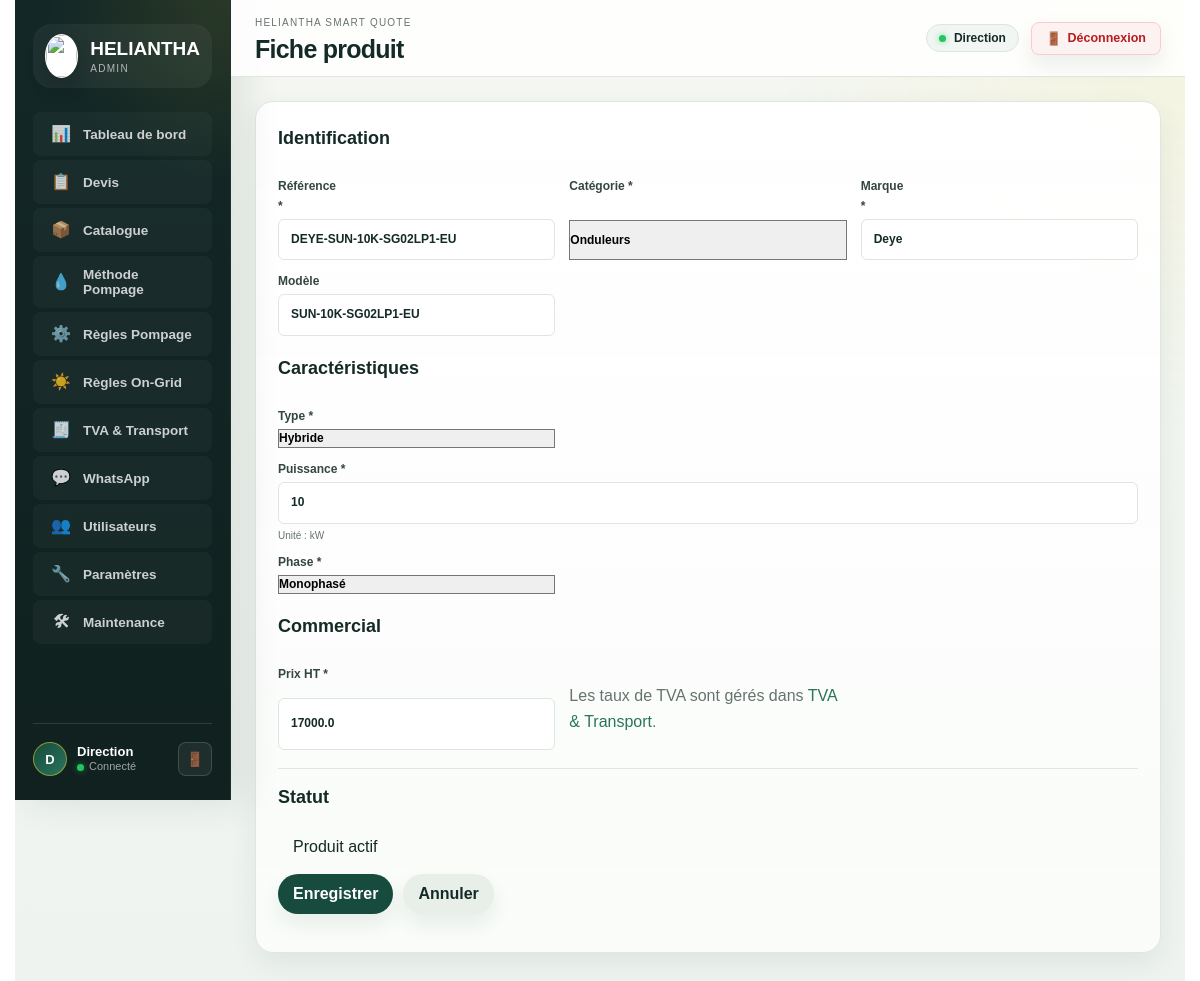
The page /admin/catalogue/202234/edit (signed in) on the database its author committed.
### tables this page shows
CREATE TABLE products (
    id INTEGER PRIMARY KEY AUTOINCREMENT,
    reference TEXT NOT NULL UNIQUE,
    category TEXT NOT NULL,
    subcategory TEXT,
    brand TEXT,
    model TEXT,
    description TEXT,
    power_kw REAL,
    power_w REAL,
    voltage REAL,
    current_amp REAL,
    capacity_kwh REAL,
    capacity_l REAL,
    efficiency REAL,
    technology TEXT,
    technical_specs_json TEXT,
    purchase_price REAL,
    sale_price REAL,
    supplier TEXT,
    stock REAL,
    unit TEXT,
    warranty TEXT,
    vat_rate REAL,
    currency TEXT NOT NULL DEFAULT 'DH',
    datasheet_url TEXT,
    demo INTEGER NOT NULL DEFAULT 0,
    preferred INTEGER NOT NULL DEFAULT 0,
    priority INTEGER NOT NULL DEFAULT 0,
    active INTEGER NOT NULL DEFAULT 1,
    created_at TEXT NOT NULL DEFAULT CURRENT_TIMESTAMP,
    updated_at TEXT NOT NULL DEFAULT CURRENT_TIMESTAMP
);

### app/routes.py (the view, shortened to what this page needs)
@bp.route("/admin/catalogue/<int:product_id>/edit", methods=["GET", "POST"])
def admin_catalog_edit(product_id):
    product = get_product(product_id)
    if not product:
        abort(404)
    errors = {}
    is_ajax = _catalog_is_ajax()
    if request.method == "GET" and (is_ajax or request.args.get("format") == "json"):
        return jsonify({
            "ok": True,
            "success": True,
            "product": _catalog_product_json(product),
        })
    return render_template(
        "admin/catalog_form.html",
        product=_catalog_form_view_product(product),
        errors=errors,
        category_options=category_options(),
        technical_fields=technical_fields_by_category(),
    )

### app/admin_maintenance.py (called while the page is built, shortened)
@bp.app_context_processor
def navigation_context():
    return {"maintenance_available": True}

@bp.before_app_request
def public_maintenance_gate():
    if (request.method == "OPTIONS" or request.path == "/health"
            or request.path == "/admin" or request.path.startswith("/admin/")
            or request.endpoint in {"static", "main.brand_image", "maintenance_public.status"}):
        return None

### app/catalog.py (called while the page is built)
def _token(value: Any) -> str:
    normalized = unicodedata.normalize("NFKD", str(value or "").strip().lower())
    ascii_value = "".join(character for character in normalized if not unicodedata.combining(character))
    return re.sub(r"[^a-z0-9]+", "_", ascii_value).strip("_")

def category_options() -> list[dict[str, str]]:
    return [{"value": key, "label": item["label"]} for key, item in CATALOG_CATEGORIES.items()]

def normalize_category(value: Any) -> str:
    normalized = CATEGORY_ALIASES.get(_token(value))
    if not normalized:
        raise ProductValidationError({"category": "Categorie produit non reconnue."})
    return normalized

def technical_fields_for(category: Any) -> list[dict[str, Any]]:
    try:
        return [dict(field) for field in TECHNICAL_FIELDS.get(normalize_category(category), [])]
    except ProductValidationError:
        return []

def technical_fields_by_category() -> dict[str, list[dict[str, Any]]]:
    return {key: technical_fields_for(key) for key in CATALOG_CATEGORIES}

### app/db.py (called while the page is built)
def get_db():
    if "db" not in g:
        database = current_app.config["DATABASE"]
        if database == ":memory:":
            with _SCHEMA_LOCK:
                memory = current_app.extensions.get("heliantha_memory_database")
                if memory is None:
                    uri = f"file:heliantha-{uuid4().hex}?mode=memory&cache=shared"
                    memory = (uri, sqlite3.connect(uri, uri=True))
                    current_app.extensions["heliantha_memory_database"] = memory
            g.db = sqlite3.connect(memory[0], uri=True)
        else:
            g.db = sqlite3.connect(database)
        g.db.row_factory = sqlite3.Row
    return g.db

def loads(value, default=None):
    if value in (None, ""):
        return {} if default is None else default
    try:
        return json.loads(value)
    except (TypeError, json.JSONDecodeError):
        return {} if default is None else default

### app/routes.py (called while the page is built, shortened)
@bp.before_request
def _limit_assistant_messages():
    if request.endpoint not in {"main.assistant_chat", "main.assistant_chat_stream"}:
        return None

### templates/admin/catalog_form.html (shortened to what this page needs)
{% extends "admin/base.html" %}
{% block page_title %}Fiche produit{% endblock %}
{% block content %}
{% set flashed_errors = get_flashed_messages(category_filter=['error']) %}
{% set specs = product.get('form_specs', product.get('technical_specs', {})) if product else {} %}
{% set current_category = product.get('category', '') if product else '' %}
{% set current_fields = technical_fields.get(current_category, []) if current_category else [] %}
{% set choice_labels = {
  'on_grid': 'On-Grid',
  'off_grid': 'Off-Grid',
  'hybrid': 'Hybride',
  'monophase': 'Monophasé',
  'triphase': 'Triphasé',
  'dc': 'DC',
  'ac': 'AC'
} %}
<form class="panel form-panel catalog-form" method="post" data-catalog-form>
  <div class="form-section">
    <h2>Identification</h2>
    <div class="form-grid">
      <label data-pump-reference-field {% if current_category == 'pumps' %}hidden{% endif %}>
        Référence <span data-non-pump-required-marker {% if current_category == 'pumps' %}hidden{% endif %}>*</span>
        <input name="reference" value="{{ product.get('reference', '') if product else '' }}" {% if current_category != 'pumps' %}required{% endif %}>
      </label>
      <label>
        Catégorie *
        <select name="category" id="catalog-category" required>
          {% for option in category_options %}
          <option value="{{ option.value }}" {% if product and product.get('category') == option.value %}selected{% endif %}>{{ option.label }}</option>
          {% endfor %}
        </select>
      </label>
      <label>
        Marque <span data-non-pump-required-marker {% if current_category == 'pumps' %}hidden{% endif %}>*</span>
        <input name="brand" value="{{ product.get('brand', '') if product else '' }}" {% if current_category != 'pumps' %}required{% endif %}>
      </label>
      <label>
        Modèle
        <input name="model" value="{{ product.get('model', '') if product else '' }}">
      </label>
    </div>
  </div>
  <div id="catalog-tech-shell">
    {% if current_category and current_fields %}
    <div class="form-section" id="catalog-tech-section">
      <h2>Caractéristiques</h2>
      <div id="catalog-characteristics">
        <div class="form-grid">
          {% for field in current_fields %}
          {% set raw_value = specs.get(field.key, '') %}
          {% set form_name = field.get('form_name', 'spec_' ~ field.key) %}
          <label class="{% if field.key in ['power_w', 'power_kw', 'capacity_kwh', 'power_hp', 'tank_volume_l', 'section_mm2', 'curve_points'] %}full{% endif %}">
            {{ field.label }}{% if field.required %} *{% endif %}
            {% if field.kind == 'choice' %}
              <select name="{{ form_name }}" {% if field.required %}required data-required="1"{% endif %}>
                {% for choice in field.choices %}
                <option value="{{ choice }}" {% if raw_value == choice %}selected{% endif %}>{{ choice_labels.get(choice, choice) }}</option>
                {% endfor %}
              </select>
            {% else %}
              <input
                {% if field.kind in ['number', 'integer', 'percent'] %}type="number" step="{% if field.kind == 'integer' %}1{% else %}any{% endif %}"{% endif %}
                name="{{ form_name }}"
                value="{{ raw_value }}"
                {% if field.required %}required data-required="1"{% endif %}
              >
            {% endif %}
            {% if field.unit %}<small>Unité : {{ field.unit }}</small>{% endif %}
          </label>
          {% endfor %}
        </div>
      </div>
    </div>
    {% endif %}
  </div>
  <div class="form-section">
    <h2>Commercial</h2>
    <div class="form-grid">
      <label>
        <span data-current-price-label>{{ "Prix interne PT *" if current_category == "pumps" else "Prix HT *" }}</span>
        <input type="number" step="any" min="0" name="sale_price" value="{{ product.get('sale_price', '') if product else '' }}" required>
      </label>
      <p class="muted">Les taux de TVA sont gérés dans <a href="{{ url_for('main.admin_tva') }}">TVA &amp; Transport</a>.</p>
    </div>
  </div>
  <div class="form-section">
    <h2>Statut</h2>
    <label class="checkbox">
      Produit actif
    </label>
  </div>
  <div class="detail-actions">
    <button class="admin-button" type="submit">Enregistrer</button>
    <a class="admin-button secondary" href="{{ url_for('main.admin_catalog') }}">Annuler</a>
  </div>
</form>
{% endblock %}

### static/css/admin_responsive.css (style rules this page uses)
@media screen { .admin-app { grid-template-columns: clamp(210px, 18vw, 270px) minmax(0, 1fr); min-width: 0; min-height: 100dvh; } }
@media screen { .admin-content :where(div, section, article, form, header, footer, label) { min-width: 0; } }

### rows shown on the page
products: reference "DEYE-SUN-10K-SG02LP1-EU", category "Onduleurs", brand "Deye", model "SUN-10K-SG02LP1-EU", sale_price "17000.0"

### other values the page prints
{{ clean_user[0] if clean_user else 'A' }} "D"
{{ clean_user }} "Direction"
{{ field.label }} "Type" "Puissance" "Phase"
{{ field.unit }} "kW"
form field value "Hybride"
form field spec_phases "Monophasé"
